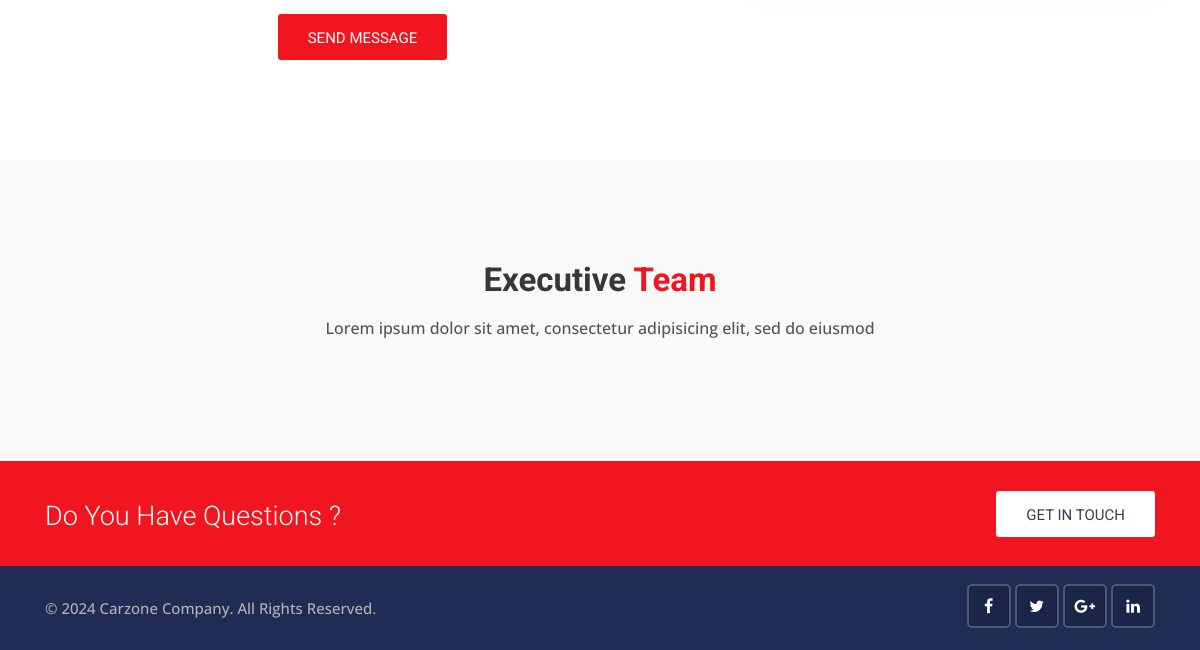
The page /contact (lower part) on the database as committed earlier.
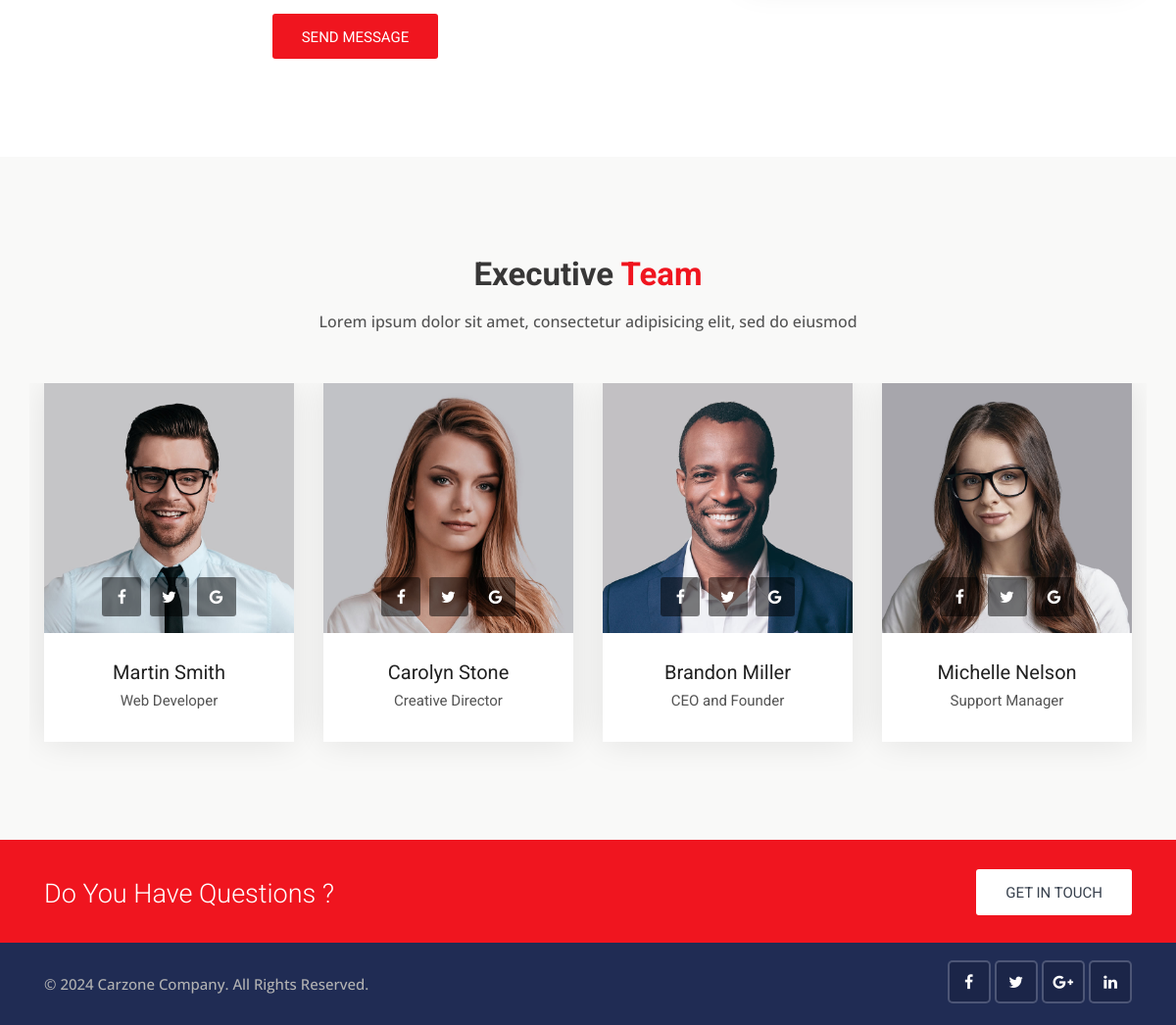
The same page on the database as committed later.
### pages/models.py (models this page shows, shortened)
class Member(models.Model):
    photo = models.ImageField(upload_to='photos/%Y/%m/%d/')
    first_name = models.CharField(max_length=30)
    last_name = models.CharField(max_length=30)
    job_title = models.CharField(max_length=30)
    first_name = models.CharField(max_length=30)
    facebook_link = models.URLField(max_length=100)
    twitter_link = models.URLField(max_length=100)
    g_plus_link = models.URLField(max_length=100)
    created_date = models.DateTimeField(auto_now_add=True)

### pages/views.py (the view)
# urls.py: path('contact', views.contact_view, name='contact'),
def contact_view(request):
    members = Member.objects.all()
    return render(request, 'pages/contact.html', {'members': members})

### templates/pages/contact.html (shortened to what this page needs)
{% extends 'base.html' %}
{% load static %}
{% block content %}
<div class="contact-2 content-area-5">
    <div class="container">
        <form action="#" method="POST" enctype="multipart/form-data">
            <div class="row">
                <div class="col-lg-7">
                    <div class="row">
                        <div class="col-md-12">
                        </div>
                        <div class="col-md-12">
                            <div class="send-btn text-center">
                                <button type="submit" class="btn btn-md button-theme">Send Message</button>
                            </div>
                        </div>
                    </div>
                </div>
                <div class="col-lg-5">
                </div>
            </div>
        </form>
    </div>
</div>
{% endblock %}

### templates/includes/team.html
{% load static %}
<div class="our-team content-area bg-grea-3">
    <div class="container">
        <div class="main-title">
            <h1>Executive <span>Team</span></h1>
            <p>Lorem ipsum dolor sit amet, consectetur adipisicing elit, sed do eiusmod</p>
        </div>
        <div class="slick-slider-area clearfix">
            <div class="row slick-carousel" data-slick='{"slidesToShow": 4, "responsive":[{"breakpoint": 1024,"settings":{"slidesToShow": 2}}, {"breakpoint": 768,"settings":{"slidesToShow": 1}}]}'>
                {% for member in members %}
                <div class="slick-slide-item">
                    <div class="team-1">
                        <div class="photo">
                            <img src="{{member.photo.url}}" alt="team-{{forloop.counter}}" class="img-fluid">
                            <div class="social-list clearfix">
                                <a href="{{member.facebook_link}}" target="_blank" class="facebook-bg"><i class="fa fa-facebook"></i></a>
                                <a href="{{member.twitter_link}}" target="_blank" class="twitter-bg"><i class="fa fa-twitter"></i></a>
                                <a href="{{member.g_plus_link}}" target="_blank" class="google-bg"><i class="fa fa-google"></i></a>
                            </div>
                        </div>
                        <div class="details">
                            <h4><a href="team-detail.html">{{member.first_name}} {{member.last_name}}</a></h4>
                            <h5>{{member.job_title}}</h5>
                        </div>
                    </div>
                </div>
                {% endfor %}
            </div>
        </div>
    </div>
</div>

Rows that differ between the two databases and show on the page:
added Member: photo (picture), first_name "Martin", last_name "Smith", job_title "Web Developer"
added Member: photo (picture), first_name "Carolyn", last_name "Stone", job_title "Creative Director"
added Member: photo (picture), first_name "Brandon", last_name "Miller", job_title "CEO and Founder"
added Member: photo (picture), first_name "Michelle", last_name "Nelson", job_title "Support Manager"
